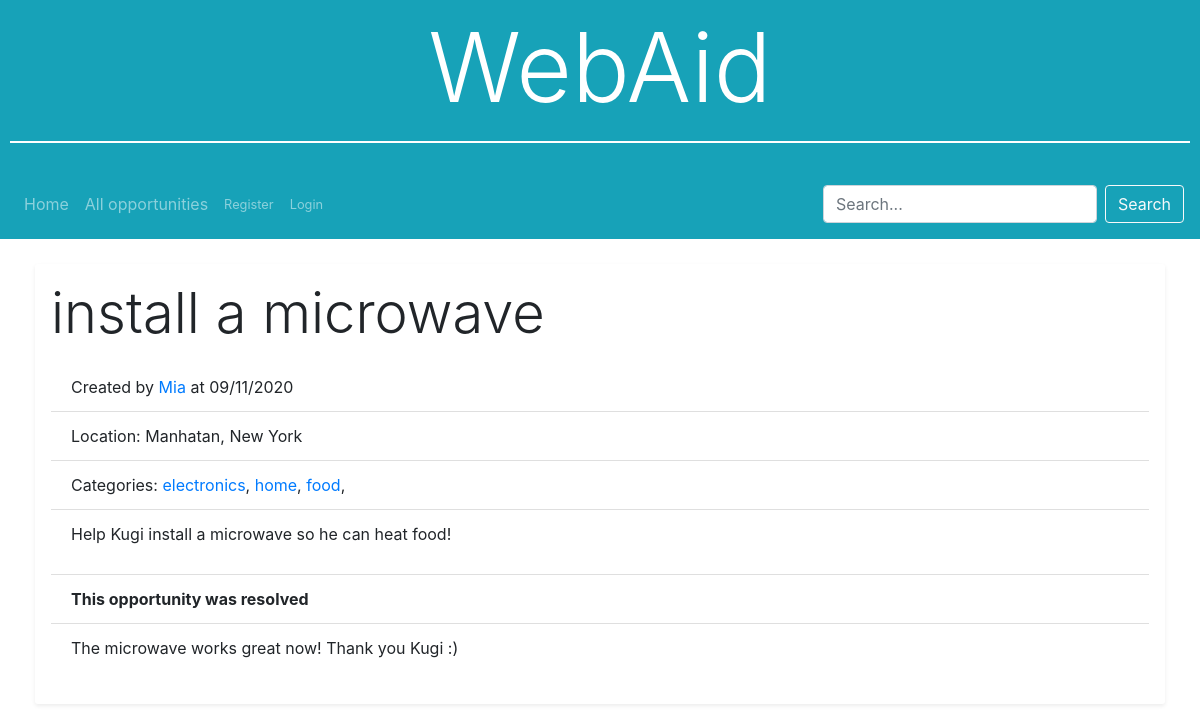
The page /opportunity/3 on the database its author committed.
### WebAid/models.py (models this page shows, shortened)
class Opportunity(models.Model):
    title = models.CharField(max_length=64)
    description = models.TextField()
    creator = models.ForeignKey(User, on_delete=models.CASCADE, related_name='opportunities')
    location = models.CharField(max_length=64)
    categories = models.TextField() # Create categories
    creation_time = models.DateTimeField(auto_now_add=True)
    resolved = models.OneToOneField('Resolve', null=True, blank=True, on_delete=models.PROTECT, related_name='opportunity')
    class Meta:
        verbose_name_plural = "Opportunities"

class User(AbstractUser):
    skills = models.TextField()
    location = models.CharField(max_length=64)

class Resolve(models.Model):
    resolvers = models.ManyToManyField(User, related_name='resolved')
    summary = models.TextField(max_length=1000)

### WebAid/views.py (the view, shortened to what this page needs)
# urls.py: path('opportunity/<int:opportunity_id>', views.opportunity, name='opportunity'),
@csrf_exempt
def opportunity(request, opportunity_id):
    try:
        opp = Opportunity.objects.get(pk=opportunity_id)
    except ObjectDoesNotExist:
        return HttpResponseRedirect(reverse('opportunities'))
    opp.creation_time = opp.creation_time.strftime("%d/%m/%Y")
    categories = []
    for category in opp.categories.split(','):
        categories.append(category.strip())
        opp.categories = categories
    return render(request, 'WebAid/opportunity.html', {
        'opportunity': opp,
        'form': NewConversationForm({'subject': f'Volunteering for {opp.title}', 'users': opp.creator.username}),
        'resolve_form': ResolveOpportunityForm()
    })

### WebAid/extras/forms.py
class NewConversationForm(forms.Form):
    subject = forms.CharField(widget=forms.TextInput(attrs={'placeholder': 'Subject', 'class': 'form-control'}), max_length=64)
    users = forms.CharField(widget=forms.TextInput(attrs={'placeholder': 'Users, separated by commas', 'class': 'form-control'}), max_length=64)

class ResolveOpportunityForm(forms.Form):
    resolvers = forms.CharField(widget=forms.Textarea(attrs={'placeholder': 'The users that helped you, separated by commas', 'rows': '2', 'class': 'form-control'}), max_length=1000, required=False)
    summary = forms.CharField(widget=forms.Textarea(attrs={'placeholder': 'Summary of this opportunity', 'rows': '5', 'class': 'form-control'}), max_length=1000)

### WebAid/templates/WebAid/opportunity.html (shortened to what this page needs)
{% extends 'WebAid/layout.html' %}
{% block body %}
<div class="row">
  <div class="col box-style shadow-sm p-3">
    <p class="display-4 edit-hide">{{ opportunity.title }}</p>
    <ul class="list-group list-group-flush">
      <li class="list-group-item">Created by <a href="{% url 'user' user_id=opportunity.creator.id %}">{{ opportunity.creator }}</a> at {{ opportunity.creation_time }}</li>
      <li class="list-group-item edit-hide">Location: {{ opportunity.location }}</li>
      <li class="list-group-item edit-hide">Categories:{% for category in opportunity.categories %} <a href="../opportunities/1?category={{ category }}">{{ category }}</a>,{% endfor %}</li>
      <li class="list-group-item opportunity edit-hide">
        <p>{{ opportunity.description }}</p>
      </li>
      {% if request.user == opportunity.creator and not opportunity.resolved %}
      <a class="list-group-item list-group-item-action" id="edit">Edit this opportunity</a>
      <a class="list-group-item list-group-item-action" id="resolve">Resolve opportunity</a>
      <form class="form" action="{% url 'opportunity' opportunity_id=opportunity.id %}" method="post" id="resolve-form">
        {% csrf_token %}
        {% for field in resolve_form %}
          <p class="form-group">
             {{ field }}
             <small class="form-text text-muted">
               {{ field.errors.as_text }}
             </small>
          </p>
       {% endfor %}
       <input type="submit" class="btn btn-info" value="Resolve"></input>
      </form>
      {% elif opportunity.resolved %}
      <li class="list-group-item font-weight-bold">This opportunity was resolved</li>
      {% if opportunity.resolved.summary %}<li class="list-group-item opportunity"><p>{{ opportunity.resolved.summary }}</p></li>{% endif %}
      {% endif %}
    </ul>
  </div>
</div>
{% endblock %}

### WebAid/static/WebAid/styles.css (style rules this page uses)
.box-style { margin: 5px; border-radius: 3px; }
.opportunity p { white-space: pre-wrap; }

### rows shown on the page
Opportunity: title "install a microwave", creator "Mia", creation_time "09/11/2020", location "Manhatan, New York", description "Help Kugi install a microwave so he can heat food!", resolved.summary "The microwave works great now! Thank you Kugi :)"

### other values the page prints
{{ category }} "electronics" "home" "food"
